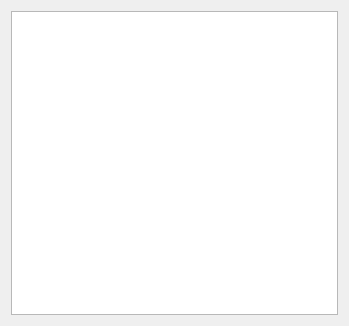
<?xml version="1.0" encoding="UTF-8"?>
<ui version="4.0">
 <class>Dialog</class>
 <widget class="QDialog" name="Dialog">
  <property name="geometry">
   <rect>
    <x>0</x>
    <y>0</y>
    <width>349</width>
    <height>326</height>
   </rect>
  </property>
  <property name="windowTitle">
   <string>Data Files View</string>
  </property>
  <layout class="QVBoxLayout" name="verticalLayout">
   <item>
    <widget class="QTableView" name="fileTableView">
     <property name="font">
      <font>
       <family>Helvetica</family>
       <pointsize>12</pointsize>
       <italic>false</italic>
      </font>
     </property>
     <property name="alternatingRowColors">
      <bool>true</bool>
     </property>
     <property name="sortingEnabled">
      <bool>true</bool>
     </property>
    </widget>
   </item>
  </layout>
 </widget>
 <resources/>
 <connections/>
</ui>
